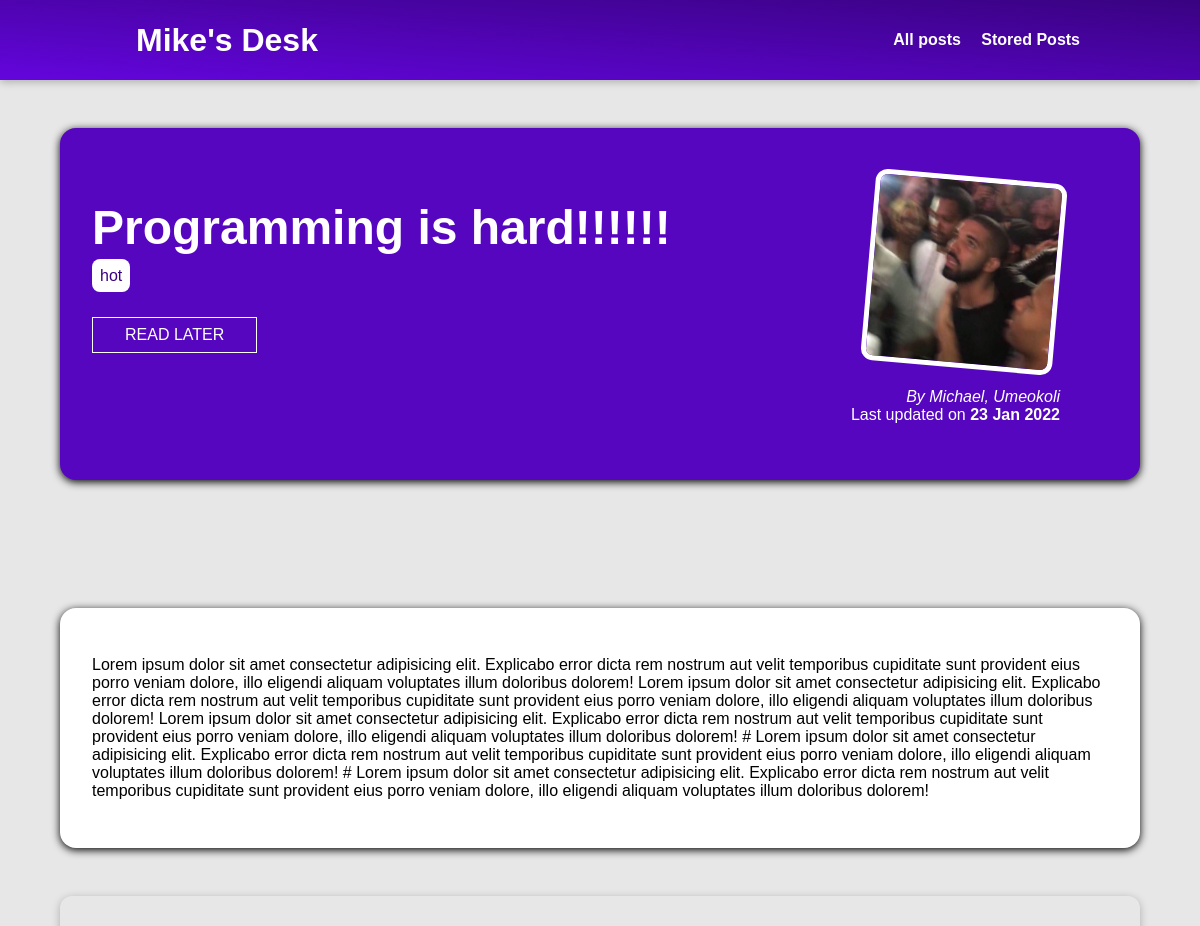
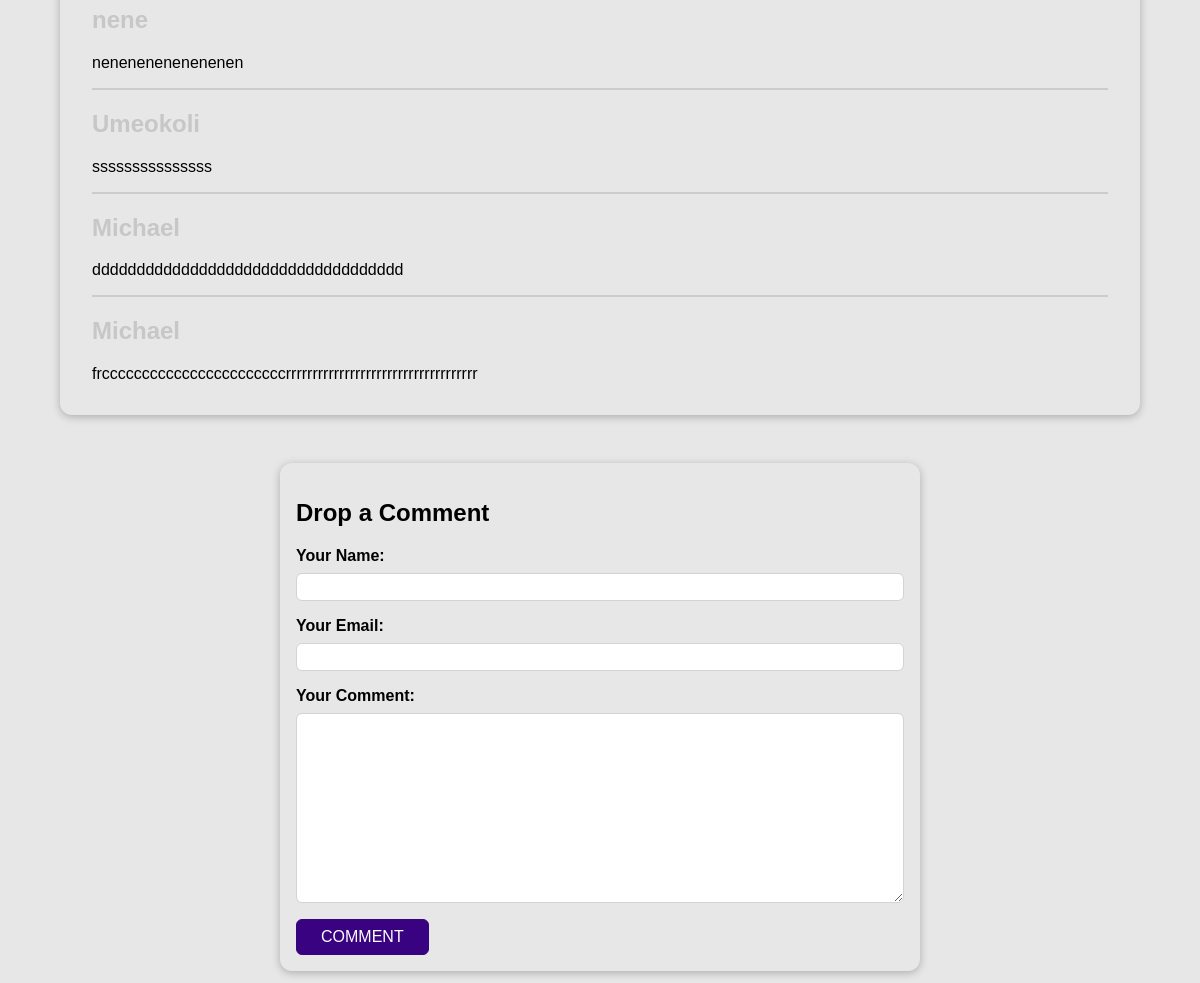
The page /posts/programming-is-hard on the database its author committed (2 pictures, top to bottom).
### blog/models.py (models this page shows, shortened)
class Post(models.Model):
    Title = models.CharField(max_length=100)
    Excerpt = models.CharField(max_length=200)
    image = models.ImageField(upload_to = "posts", null=True)
    Date= models.DateField(auto_now=True)
    slug= models.SlugField(unique=True,  db_index=True)
    Content = models.TextField(validators=[MinLengthValidator(10)])
    author = models.ForeignKey(Author, on_delete=models.SET_NULL,null=True, related_name="posts")
    tags= models.ManyToManyField(Tag)

class Tag(models.Model):
    Caption = models.CharField(max_length=100)
    def __str__(self):
        return self.Caption

class Author (models.Model):
    First_name = models.CharField(max_length=100)
    Last_name = models.CharField(max_length=100)
    Email = models.EmailField(max_length = 250)
    def __str__(self):
        return f"{self.First_name}, {self.Last_name}"

class Comment(models.Model):
    user_name = models.CharField(max_length=120)
    user_email = models.EmailField()
    text = models.TextField(max_length=500)
    post = models.ForeignKey(Post, on_delete=models.CASCADE, related_name="comments")

### blog/views.py (the view, shortened to what this page needs)
# urls.py: path("posts/<slug:slug>", PostDetail.as_view(), name="post-detail-page") ,
class PostDetail(View):
    def is_stored(self,request,post_id):
        stored_posts = request.session.get("stored_posts")
        if stored_posts is not None:
          is_saved = post_id in stored_posts
        else:
          is_saved = False
        return is_saved
    def get(self, request, slug):
        post = Post.objects.get(slug=slug)
        context = {
            "post":post,
            "post_tags": post.tags.all(),
            "comment_form": CommentForm(),
            "comments": post.comments.all().order_by("-id"),
            "saved":self.is_stored(request,post.id)
        }
        return render (request, "blog/post-detail.html",context)

### blog/forms.py
class CommentForm(ModelForm):
    class Meta:
        model = Comment
        exclude = ["post"]
        labels={
            'user_name': "Your Name",
            'user_email': "Your Email",
            'text' : "Your Comment"
        }

### blog/templates/blog/post-detail.html (shortened to what this page needs)
{% extends 'base.html' %}
{% load static %}
{% block css_files %}
<link rel="stylesheet" href="{% static 'blog/post-detail.css' %}" />
{% endblock css_files %}
{% block content %}
<section id="summary">
<h2>{{post.Title}}</h2>
<div>
{% for tag in post_tags %}
<span class="tag">{{tag}}</span>
{% endfor %}
</div>
<div id = "read-later">
<form action="{% url 'read-later' %}" method="POST">
  <button>
    {% if saved %}
    Remove from read later
    {% else %}
    READ LATER
    {% endif %}
  </button>
</form>
</div>
<article>
    <img src="{{ post.image.url }}" alt="Post TITLE">
    <address>By <a href="mailto:{{post.author.Email}}">{{post.author}}</a></address>
    <div>
       Last updated on <time>{{post.Date|date:"d M Y"}}</time>
    </div>
</article>
</section>
<main>
    {{post.Content|linebreaks}}
  </main>
  <section id = "comments">
<ul>
  {% for comment in comments %}
  <li>
    <h2>{{comment.user_name}}</h2>
    <p>{{comment.text}}</p>
  </li>
  {% endfor %}
</ul>
  </section>
  <section  id="comment-form">
    <h1>Drop a Comment</h1>
    <form action="{% url "post-detail-page" post.slug %}" method="POST">
      {% for form_field in comment_form %}
      <div class="form-control {% if form_field.errors %}invalid{% endif %}">
        {{form_field.label_tag}}
        {{form_field}}
      </div>
      {% endfor %}
      <button type="submit">COMMENT</button>
    </form>
  </section>
{% endblock content%}

### templates/base.html (shortened to what this page needs)
{% load static %}
<!DOCTYPE html>
<html lang="en">
  <head>
    <link rel="stylesheet" href="{% static 'style.css' %}">
    {% block css_files %} {% endblock css_files %}
  </head>
  <body>
    <header id="main-navigation">
      <h1><a href="{% url 'index' %}"> Mike's Desk </a></h1>
      <nav>
          <a href="{% url 'posts-page' %}">All posts</a>
          <a href="{% url 'read-later' %}">Stored Posts</a>
      </nav>
  </header>
    {% block content %}
    {% endblock content %}
  </body>
</html>

### static/style.css (style rules this page uses)
* { box-sizing: border-box; }
html { font-family: 'Trebuchet MS', 'Lucida Sans Unicode', 'Lucida Grande', 'Lucida Sans', Arial, sans-serif; }
body { margin: 0; }
h1, h2, h3 { font-weight: bold; }
#main-navigation { background: linear-gradient(to right top, #6305dd, #390281); width: 100%; height: 5rem; display: flex; justify-content: space-between; align-items: center; padding: 0 10%; position: absolute; top: 0; left: 0; }
#main-navigation a { text-decoration: none; color: white; font-weight: bold; margin-left: 1rem; }

### blog/static/blog/post-detail.css (style rules this page uses)
body { background-color: #e7e7e7; }
#main-navigation { background-color: #390281; box-shadow: 0 2px 8px rgba(0,0,0,0.25); }
#summary { margin: 8rem auto 3rem auto; padding: 2rem; width: 90%; max-width: 90rem; border-radius: 16px; background-color: #5706c0; position: relative; box-shadow: 0 2px 8px rgba(0, 0, 0.25); height: 22rem; }
#summary h2 { color: white; font-size: 3rem; margin-bottom: 0.75rem; }
#summary article { position: absolute; top: 2rem; right: 3rem; padding: 1rem 2rem; border-radius: 12px; text-align: right; color: white; }
#summary article img { width: 12rem; height: 12rem; border-radius: 12px; transform: rotateZ(5deg); border: 5px solid white; margin-bottom: 1rem; }
#summary a { color: white; text-decoration: none; }
#summary time { font-weight: bold; }
#read-later { margin: 2rem 0; }
#read-later button { background-color: transparent; border: 1px solid white; padding: 0.5rem 2rem; font: inherit; color: white; cursor: pointer; }
main { margin: 8rem auto 3rem auto; padding: 2rem; width: 90%; max-width: 90rem; border-radius: 16px; background-color: white; position: relative; box-shadow: 0 2px 8px rgba(0, 0, 0.25); }
.tag { background-color: white; color: #390281; padding: 0.5rem 0.5rem; border-radius: 8px; }
#comment-form { width: 90%; margin: 3rem auto; max-width: 40rem; border-radius: 12px; box-shadow: 0 2px 8px rgba(0,0,0,0.25) ; padding: 1rem; }
#comment-form button { font: inherit; background-color: #390281; color: white; border: 1px solid #390281; padding: 0.5rem 1.5rem; border-radius: 6px; cursor: pointer; }
.form-control { margin-bottom: 1rem ; }
.form-control label { font-weight: bold; margin-bottom: 0.5rem; display: block; }
.form-control input, .form-control textarea { display: block; width: 100%; font: inherit; padding: 0.25rem; border-radius: 6px; border: 1px solid lightgray; }
#comments { width: 90%; margin: 3rem auto; max-width: 70rem; border-radius: 12px; box-shadow: 0 2px 8px rgba(0,0,0,0.25) ; padding: 1rem 2rem; }
#comments ul { list-style: none; margin: 0; padding: 0; }
#comments li { margin-bottom: 1rem; border-bottom: 2px solid #ccc; }
#comments li:last-of-type { border-bottom: none; }
#comments h2 { color: rgba(49, 49, 49, 0.171); }

### rows shown on the page
Post: Title "Programming is hard!!!!!!", image (picture), author "Michael, Umeokoli", Date "23 Jan 2022", Content "Lorem ipsum dolor sit amet consectetur adipisicing elit. Explicabo error dicta rem nostrum aut velit temporibus cupiditate sunt provident eius porro veniam dolore, illo eligendi aliquam voluptates illum doloribus dolorem! Lorem ipsum dolor sit amet consectetur adipisicing elit. Explicabo error dicta rem nostrum aut velit temporibus cupiditate sunt provident eius porro veniam dolore, illo eligendi aliquam voluptates illum doloribus dolorem! Lorem ipsum dolor sit amet consectetur adipisicing elit. Explicabo error dicta rem nostrum aut velit temporibus cupiditate sunt provident eius porro veniam dolore, illo eligendi aliquam voluptates illum doloribus dolorem! # Lorem ipsum dolor sit amet…"
Tag: Caption "hot"
Comment: user_name "nene", text "nenenenenenenenen"
Comment: user_name "Umeokoli", text "sssssssssssssss"
Comment: user_name "Michael", text "ddddddddddddddddddddddddddddddddddd"
Comment: user_name "Michael", text "frcccccccccccccccccccccccrrrrrrrrrrrrrrrrrrrrrrrrrrrrrrrrrrrr"
